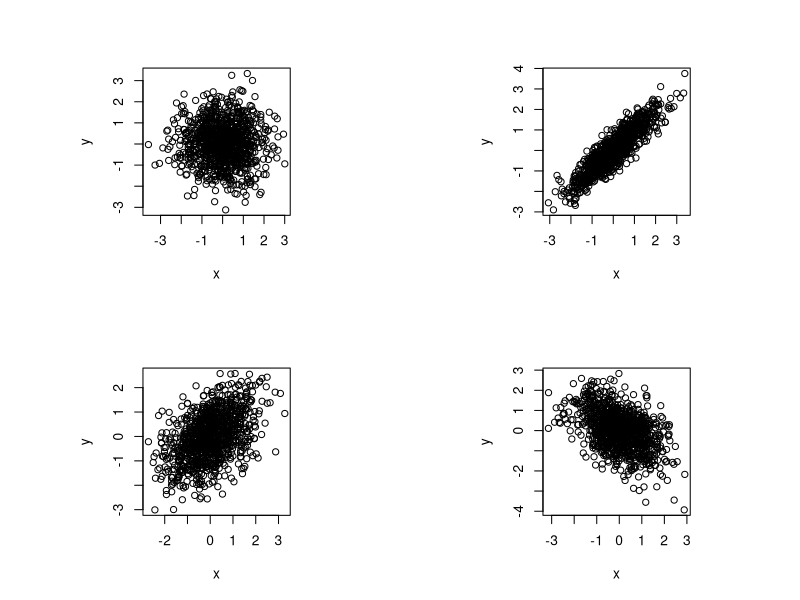
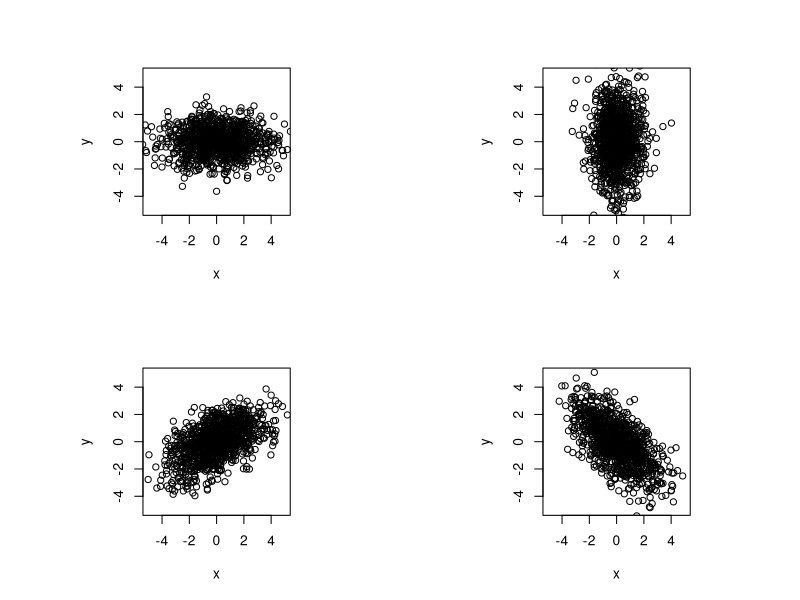
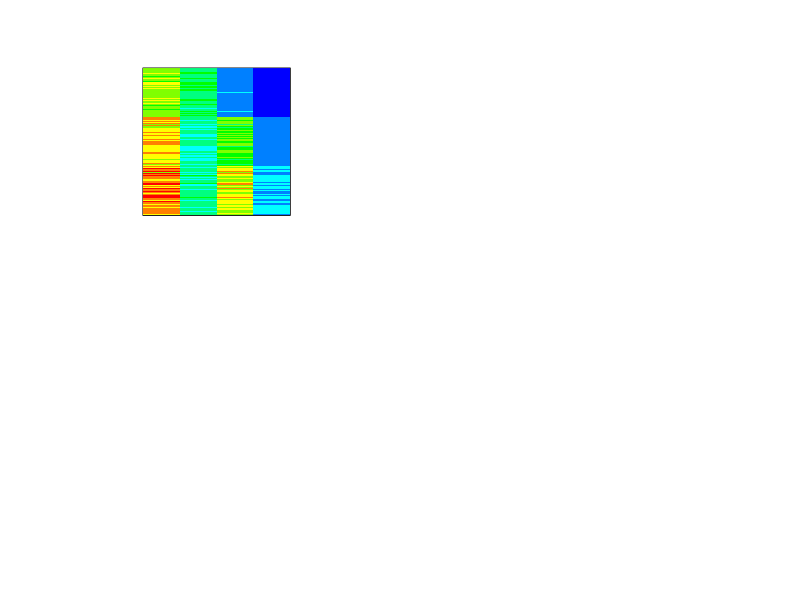
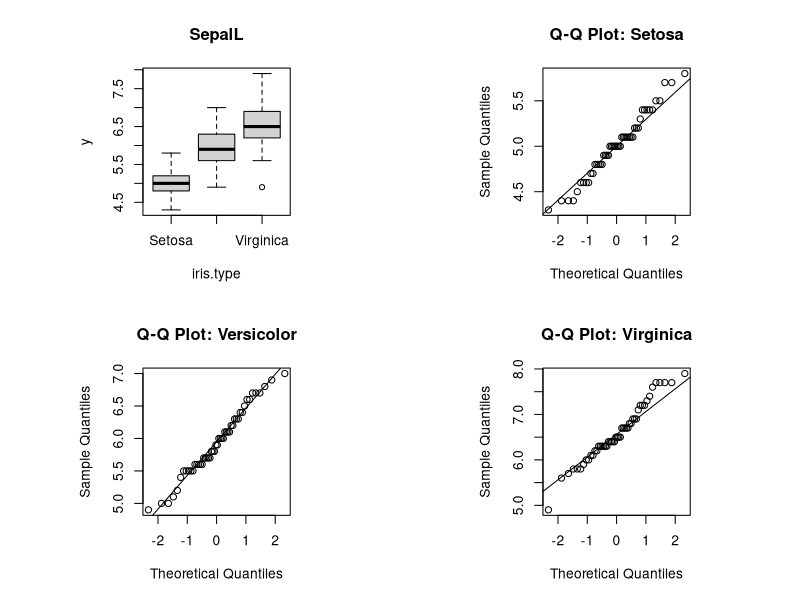
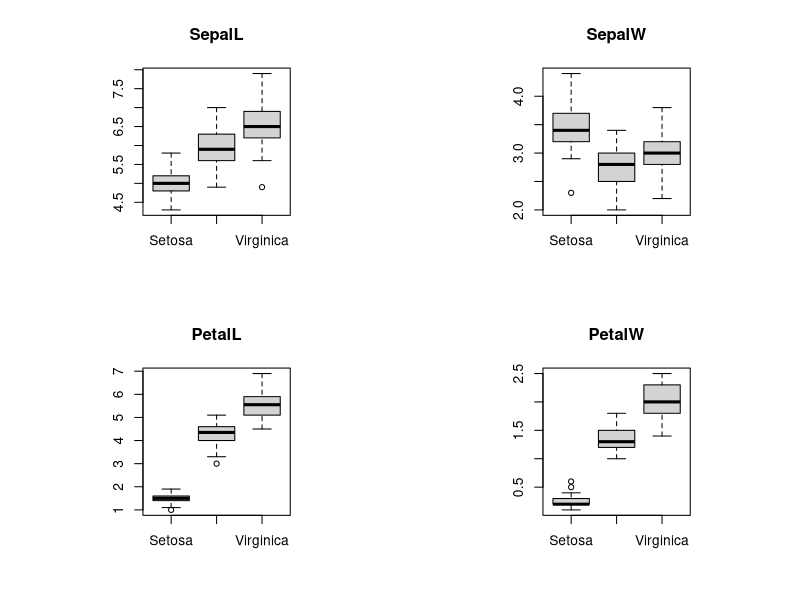

The R source for these figures, in order:
## ---- chunk 1
knitr::opts_chunk$set(echo = TRUE)
library(tidyr) #the pipe (%>%) tool is extremely useful
library(MASS)
def.chunk.hook  <- knitr::knit_hooks$get("chunk")
knitr::knit_hooks$set(chunk = function(x, options) {
  x <- def.chunk.hook(x, options)
  paste0("\n \\", "footnotesize","\n\n", x, "\n\n \\Huge")
})
## ---- chunk 2
p=2; n=1000; rho1=0; rho2=0.9; rho3=0.5; rho4=-0.5
Sigma1=diag(1-rho1, p, p) + matrix(rho1, p, p)
Sigma2=diag(1-rho2, p, p) + matrix(rho2, p, p)
Sigma3=diag(1-rho3, p, p) + matrix(rho3, p, p)
Sigma4=diag(1-rho4, p, p) + matrix(rho4, p, p)
X1=data.frame(mvrnorm(n, rep(0,p), Sigma1)); names(X1)=c("x","y")
X2=data.frame(mvrnorm(n, rep(0,p), Sigma2)); names(X2)=c("x","y")
X3=data.frame(mvrnorm(n, rep(0,p), Sigma3)); names(X3)=c("x","y")
X4=data.frame(mvrnorm(n, rep(0,p), Sigma4)); names(X4)=c("x","y")
## ---- chunk 3
par(mfrow=c(2,2),pty="s")
plot(X1);plot(X2);plot(X3);plot(X4)
## ---- chunk 4
Sigma1
Sigma2
## ---- chunk 5
Sigma3
Sigma4
## ---- chunk 6
eigen(Sigma1)$values
eigen(Sigma2)$values
eigen(Sigma3)$values
eigen(Sigma4)$values
## ---- chunk 7
eigen(cov(X1))$values
eigen(cov(X2))$values
eigen(cov(X3))$values
eigen(cov(X4))$values
## ---- chunk 8
n=1000
Sigma1=diag(c(4,1), 2, 2) 
Sigma2=diag(c(1,4), 2, 2) 
theta=pi/6
R1=matrix(c(cos(theta), sin(theta), -sin(theta), cos(theta)), 2,2)
theta=pi/4+pi/2
R2=matrix(c(cos(theta), sin(theta), -sin(theta), cos(theta)), 2,2)
Sigma3=R1%*%Sigma1%*%t(R1)
Sigma4=R2%*%Sigma1%*%t(R2)
X1=data.frame(mvrnorm(n, rep(0,2), Sigma1)); names(X1)=c("x","y")
X2=data.frame(mvrnorm(n, rep(0,2), Sigma2)); names(X2)=c("x","y")
X3=data.frame(mvrnorm(n, rep(0,2), Sigma3)); names(X3)=c("x","y")
X4=data.frame(mvrnorm(n, rep(0,2), Sigma4)); names(X4)=c("x","y")
## ---- chunk 9
par(mfrow=c(2,2),pty="s")
plot(X1, xlim=c(-5,5), ylim=c(-5,5));plot(X2, xlim=c(-5,5), ylim=c(-5,5));
plot(X3, xlim=c(-5,5), ylim=c(-5,5));plot(X4, xlim=c(-5,5), ylim=c(-5,5))
## ---- chunk 10
Sigma1
Sigma2
## ---- chunk 11
Sigma3
Sigma4
## ---- chunk 12
eigen(Sigma1)$values
eigen(Sigma2)$values
eigen(Sigma3)$values
eigen(Sigma4)$values
## ---- chunk 13
eigen(cov(X1))$values
eigen(cov(X2))$values
eigen(cov(X3))$values
eigen(cov(X4))$values
## ---- chunk 14
#rearrange the data such as the response matrix is 
#an n-by-p matrix
Y=cbind(SepalL=c(iris3[,1,1],iris3[,1,2],iris3[,1,3]), 
SepalW=c(iris3[,2,1],iris3[,2,2],iris3[,2,3]), 
PetalL=c(iris3[,3,1],iris3[,3,2],iris3[,3,3]), 
PetalW=c(iris3[,4,1],iris3[,4,2],iris3[,4,3]))
#for unknown reasons, data.frame won't work but cbind works
#alternatively, we can use the following way to define y
#Y=aperm(iris3,c(1,3,2));dim(y)=c(150,4)

#define the covariate variable X, which is vector of labels
iris.type=rep(c("Setosa","Versicolor","Virginica"),each=50)
T=(150-1)*cov(Y)
W=(50-1)*cov(iris3[,,1]) +(50-1)*cov(iris3[,,2])+(50-1)*cov(iris3[,,3])
B=T-W
## ---- chunk 15
B
W
## ---- chunk 16
mycolors=rainbow(12)[9:1]
image(t(iris[150:1, 1:4]),col = mycolors, xaxt="n", yaxt="n")
## ---- chunk 17
#rearrange the data in the (X,Y) format
y=c(iris3[,1,1], iris3[,1,2], iris3[,1,3])
#alternatively, you may use: 
#y=aperm(iris3[,1,], c(1,2)); dim(y)=c(150,1)

#define the covariate variable X, 
#which is vector of labels
iris.type=rep(c("Setosa","Versicolor","Virginica"),each=50)
## ---- chunk 18
#visual checking
par(mfrow=c(2,2))
#box plot
boxplot(y~iris.type, main="SepalL")
#alternatively, you may use: boxplot(iris3[,1,], 
#main="SepalL") 

#qq plots
qqnorm(iris3[,1,1], main="Q-Q Plot: Setosa"); qqline(iris3[,1,1])
qqnorm(iris3[,1,2], main="Q-Q Plot: Versicolor"); qqline(iris3[,1,2])
qqnorm(iris3[,1,3], main="Q-Q Plot: Virginica"); qqline(iris3[,1,3])
## ---- chunk 19
obj.aov=aov(y~iris.type)
summary(obj.aov)
## ---- chunk 20
#rearrange the data such as the response matrix is 
#an n-by-p matrix
Y=cbind(SepalL=c(iris3[,1,1],iris3[,1,2],iris3[,1,3]), 
SepalW=c(iris3[,2,1],iris3[,2,2],iris3[,2,3]), 
PetalL=c(iris3[,3,1],iris3[,3,2],iris3[,3,3]), 
PetalW=c(iris3[,4,1],iris3[,4,2],iris3[,4,3]))
#for unknown reasons, data.frame won't work but cbind works
#alternatively, we can use the following way to define y
#Y=aperm(iris3,c(1,3,2));dim(y)=c(150,4)

#define the covariate variable X, which is vector of labels
iris.type=rep(c("Setosa","Versicolor","Virginica"),each=50)
## ---- chunk 21
#visual investigation
par(mfrow=c(2,2))
boxplot(iris3[,1,],main="SepalL")
boxplot(iris3[,2,],main="SepalW")
boxplot(iris3[,3,],main="PetalL")
boxplot(iris3[,4,],main="PetalW")
## ---- chunk 22
T=(150-1)*cov(Y)
W=(50-1)*cov(iris3[,,1]) +(50-1)*cov(iris3[,,2])+(50-1)*cov(iris3[,,3])
B=T-W
Lambda=prod(1/(1+ eigen(B%*%solve(W))$values))
(150-3-2)/3*(1-sqrt(Lambda))/sqrt(Lambda)
# Using relationship between Wilk's lambda and F-distribution 
# (see wikipedia about "Wilks's lambda distribution")
1-pf((150-3-2)/3*(1-sqrt(Lambda))/sqrt(Lambda), 2*3, 150-3-2)
## ---- chunk 23
obj=manova(Y~iris.type)
obj.aov
## ---- chunk 24
summary(obj, test="Pillai")
summary(obj, test="Wilks")
## ---- chunk 25
summary(obj, test="Hotelling-Lawley")
summary(obj, test="Roy")
